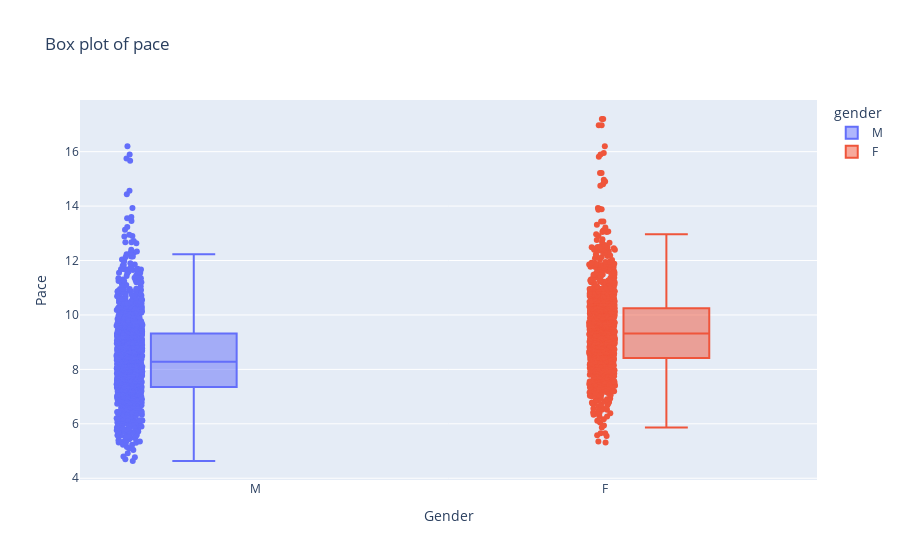

The code cell stored with this chart in its notebook:
### Code cell
fig = px.box(df, y='pace_s', x='gender',  color="gender", points="all",
             notched=False, # used notched shape
             title="Box plot of pace",

            )
fig.update_xaxes(title="Gender")
fig.update_yaxes(title="Pace")
fig.update_traces(orientation='v') # horizontal box plots
fig.show()

### Figure 1 — Plotly figure (JSON) as saved in the notebook; plotly's stock layout.template omitted (floating-point values rounded to 4 significant figures; data arrays with more than 128 entries replaced by an {"elided": "..."} marker saying what was removed)
{"data": [{"alignmentgroup": "True", "boxpoints": "all", "hovertemplate": "gender=%{x}<br>pace_s=%{y}<extra></extra>", "legendgroup": "M", "marker": {"color": "#636efa"}, "name": "M", "notched": false, "offsetgroup": "M", "orientation": "v", "showlegend": true, "type": "box", "x": {"elided": "1263 str values"}, "x0": " ", "xaxis": "x", "y": {"elided": "1263 float values"}, "y0": " ", "yaxis": "y"}, {"alignmentgroup": "True", "boxpoints": "all", "hovertemplate": "gender=%{x}<br>pace_s=%{y}<extra></extra>", "legendgroup": "F", "marker": {"color": "#EF553B"}, "name": "F", "notched": false, "offsetgroup": "F", "orientation": "v", "showlegend": true, "type": "box", "x": {"elided": "1103 str values"}, "x0": " ", "xaxis": "x", "y": {"elided": "1103 float values"}, "y0": " ", "yaxis": "y"}], "layout": {"boxmode": "group", "legend": {"title": {"text": "gender"}, "tracegroupgap": 0}, "title": {"text": "Box plot of pace"}, "xaxis": {"anchor": "y", "categoryarray": ["M", "F"], "categoryorder": "array", "domain": [0, 1], "title": {"text": "Gender"}}, "yaxis": {"anchor": "x", "domain": [0, 1], "title": {"text": "Pace"}}}}
